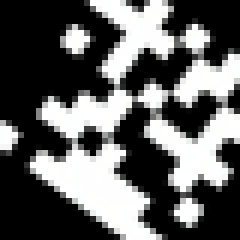
#> input picture src/dataset/teste/111/111_18.png, 40 x 40 px, found by its file name (shown 6 times larger)
$ python zoaDataMatrix.py
#> lines starting #> are read from the running program, lines starting #| are printed output that depends on the picture
import cv2
import numpy as np
import os
from PIL import Image

def deixaBarulhenta(image):
    linha, col, ch = image.shape
    mean = 0
    var = 0.1
    sigma = var ** 0.5
    gauss = np.random.normal(mean, sigma, (linha, col, ch))
    gauss = gauss.reshape(linha, col, ch)
    barulhenta = image + gauss
    barulhenta = np.clip(barulhenta, 0, 255).astype(np.uint8)
    return barulhenta

def rodaImagem(image, angulo, scale = 1.0):
    (h, w) = image.shape[:2]
    centro = (w/2, h/2)
    M = cv2.getRotationMatrix2D(centro, angulo, scale)
    rodada = cv2.warpAffine(image, M, (int(w * scale), int(h * scale)))
    return rodada

def gif2png(camGif):
#> called with camGif = 'src\\dataset\\teste\\111\\111_18.png'
    img = Image.open(camGif)
#> img is the input picture: PIL image 40x40 RGB; mean R, G, B 96.8, 96.8, 96.8
    camPng = camGif.replace('.gif', '.png')
    img.save(camPng)
    return camPng

def zoaVariosGifs(arrayComGifs):
    for camGif in arrayComGifs:
        nomeCerto = os.path.basename(camGif).replace('.gif', '')
        dir = f"zoada_{nomeCerto}"
        os.makedirs(dir, exist_ok=True)
        camPng = gif2png(camGif)
        img = cv2.imread(camPng)
#> img: shape (40, 40, 3)
        if img is None:
            print(f"erro ao carregar img: {camPng}")
            continue
        for i in range(20):
            imgBarulhenta = deixaBarulhenta(img)
            imgRodada = rodaImagem(imgBarulhenta, np.random.uniform(-40, 40))
            cv2.imwrite(os.path.join(dir, f'{nomeCerto}_{i}.png'), imgRodada)
#> this loop made 20 passes
#> pass 1, in rodaImagem, `rodada = cv2.warpAffine(image, M, (int(w * scale), int(h * scale)))`:
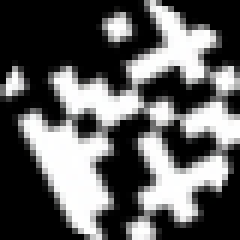
#> rodada: shape (40, 40, 3) (shown 6 times larger); mean B, G, R 94.3, 94.3, 94.3
#> pass 2 of the loop in zoaVariosGifs, `for camGif in arrayComGifs:`:
#> dir = 'zoada_src\\dataset\\teste\\111\\111_19.png'
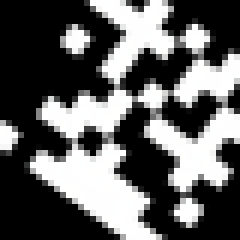
#> input picture src/dataset/teste/111/111_19.png, 40 x 40 px, found by its file name (shown 6 times larger)
#> in gif2png, img is the input picture: PIL image 40x40 RGB; mean R, G, B 96.8, 96.8, 96.8
#> img: shape (40, 40, 3)
#> the loop in zoaVariosGifs, `for i in range(20):` made 20 passes
#> M in rodaImagem on passes 1 to 8: [[0.945, -0.328, 7.66], [0.328, 0.945, -5.45]], [[0.958, -0.286, 6.55], [0.286, 0.958, -4.88]], [[0.997, 0.0776, -1.49], [-0.0776, 0.997, 1.61]], [[0.988, -0.152, 3.28], [0.152, 0.988, -2.81]], [[0.98, 0.197, -3.54], [-0.197, 0.98, 4.32]], [[0.786, 0.618, -8.08], [-0.618, 0.786, 16.63]], [[0.951, 0.311, -5.22], [-0.311, 0.951, 7.2]], [[0.843, -0.538, 13.89], [0.538, 0.843, -7.62]]
#> pass 1, in rodaImagem (call 21), `rodada = cv2.warpAffine(image, M, (int(w * scale), int(h * scale)))`:
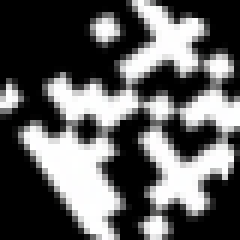
#> rodada: shape (40, 40, 3) (shown 6 times larger); mean B, G, R 94.4, 94.3, 94.4

camimgs = ["src\\dataset\\teste\\111\\111_18.png", "src\\dataset\\teste\\111\\111_19.png", "src\dataset\teste\111\111.png"]

#> (the run stopped early here; a loop or call above may not have finished)
